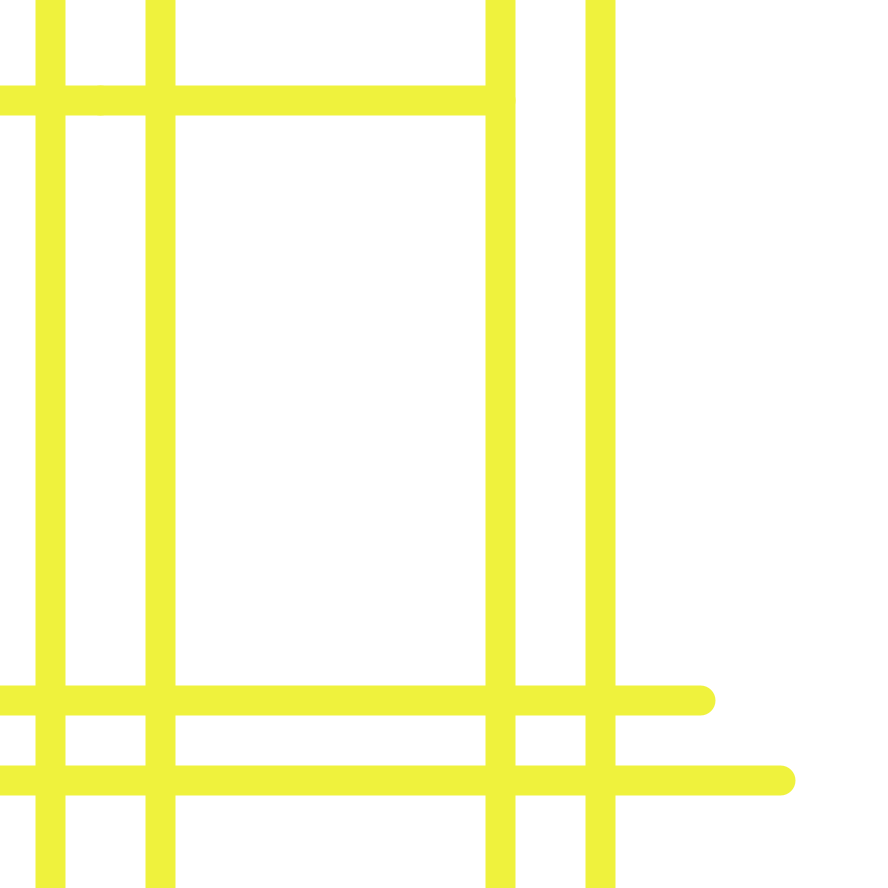
Frame 1 (no input)
Frame 60 (the mouse pressed at the canvas centre just before this capture): identical to frame 1, image omitted
Frame 120 (the mouse held since frame 60 and released just before this capture): identical to frame 1, image omitted

The Processing sketch that drew this single still picture (run headless with seeded random() and noise(); from frame 60 on, the mouse is pressed at the canvas centre):

// Processing sketch: sketch_240130a
// ── sketch_240130a.pde
// New York City I, 1942 by Piet Mondrian
// Make the canvas
void setup(){
  size(888,888);
}

// Make the background old paper white
void draw(){
  background(#ffffff);
  strokeWeight(30);
  stroke(#EFF23D);
  line(50, 0, 50, 959);
  line(0, 100, 500, 100);
  line(160, 0, 160, 900);
  line(500, 0, 500, 900);
  line(0, 700, 700, 700);
  line(100, 100, 100, 100);
  line(0, 780, 780, 780);
  line(600, 0, 600, 889);
}
